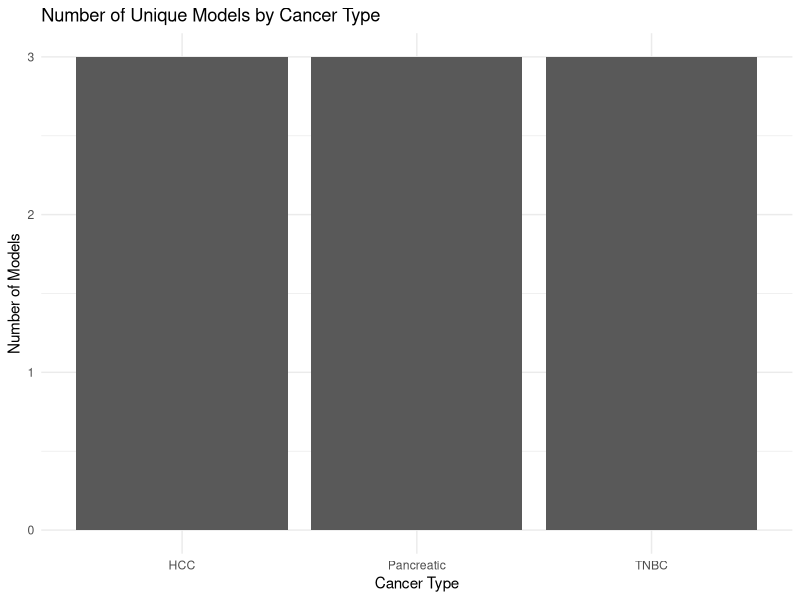
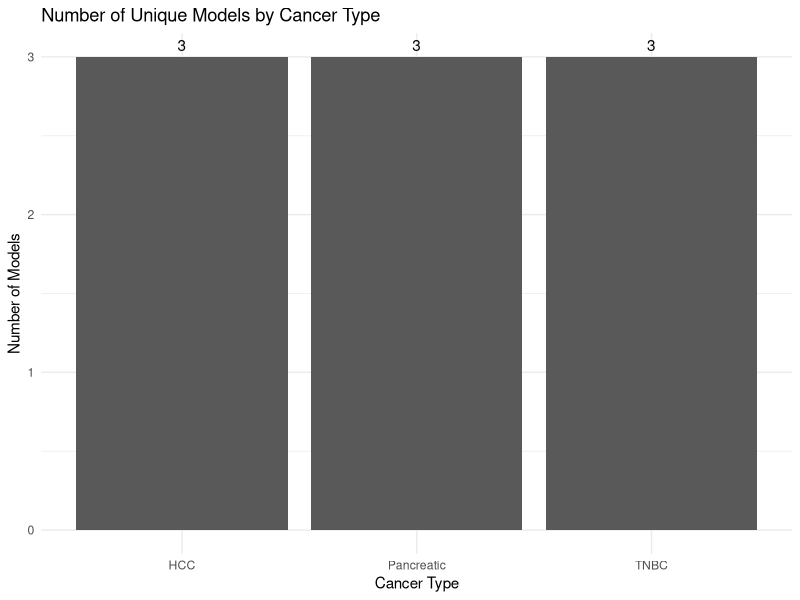
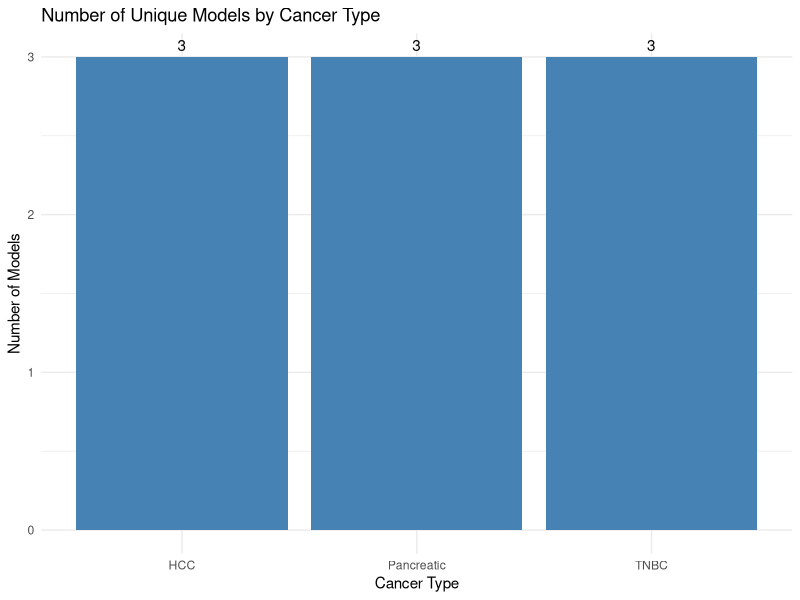

Generate these figures, in order, with R: (Note: this script raises an error after producing the figures.)
library(dplyr)
library(ggplot2)
library(readr)

week4_data <- data.frame(
  model_id = c(
    "MOO1", "MOO1", "MOO2", "MOO2", "MOO3", "MOO3", "MOO4", "MOO4", "MOO5", "MOO5", "MOO6", "MOO6", "MOO7", "MOO7", "MOO8", "MOO8", "MOO9", "MOO9", "MOO2", NA
  ),
  
  cancer = c(
    "HCC", "HCC", "HCC", "HCC",
    "HCC", "HCC",
    "TNBC", "TNBC", "TNBC", "TNBC",
    "TNBC", "TNBC",
    "Pancreatic", "Pancreatic",
    "Pancreatic", "Pancreatic",
    "Pancreatic", "Pancreatic",
    "HCC", "HCC"
  ),
  
  drug = c(
    "Drug_A", "Drug_B", "Drug_A", "Drug_B",
    "Drug_A", "Drug_B", "Drug_A", "Drug_B",
    "Drug_A", "Drug_B", "Drug_A", "Drug_B",
    "Drug_A", "Drug_B", "Drug_A", "Drug_B",
    "Drug_A", "Drug_B", "Drug_A", "Drug_A"
  ),
  
  response = c(
    0.75, 0.62, 0.81, 0.70,
    0.55, 0.48, 0.66, 0.59,
    0.72, 0.64, 0.68, 0.57,
    0.83, 0.74, 0.61, 0.53,
    0.79, 0.69, 0.81, 0.69
  )
)
print(week4_data)

View(week4_data)

dim(week4_data)

names(week4_data)

str(week4_data)

duplicated(week4_data)

sum(duplicated(week4_data))

week4_nodup <- distinct(week4_data)
dim(week4_nodup)

is.na(week4_nodup$model_id)
sum(is.na(week4_nodup$model_id))
week4_nodup[is.na(week4_nodup$model_id),]

week4_clean <- week4_nodup %>%
  filter(!is.na(model_id))

models <- distinct(week4_clean, model_id, cancer)

dim(models)

nrow(models)

counts <- count(models, cancer)

print(counts)

count(week4_clean, cancer)
count(models, cancer)

install.packages("ggplot2")

ggplot(counts, aes(x = cancer, y = n)) +
  geom_col() +
  labs(
    title = "Number of Unique Models by Cancer Type",
    x = "Cancer Type",
    y = "Number of Models"
  ) +
  theme_minimal()

ggplot(counts, aes(x = cancer, y = n)) +
  geom_col() +
  geom_text(aes(label = n), vjust = -0.5) +
  labs(
    title = "Number of Unique Models by Cancer Type",
    x = "Cancer Type",
    y = "Number of Models"
  ) +
  theme_minimal()


ggplot(counts, aes(x = cancer, y = n)) +
  geom_col(fill = "steelblue") +
  geom_text(aes(label = n), vjust = -0.5) +
  labs(
    title = "Number of Unique Models by Cancer Type",
    x = "Cancer Type",
    y = "Number of Models"
  ) +
  theme_minimal()


write.csv(toy1, "data_practice/W4toy1.csv", row.names = FALSE)

write.csv(week4_data, "data_practice/week4_data.csv", row.names = FALSE)

write.csv(week4_clean, "data_practice/week4_clean.csv", row.names = FALSE)

write.csv(models, "data_practice/W4_models.csv", row.names = FALSE)

write.csv(counts, "data_practice/W4_counts.csv", row.names = FALSE)

write.csv(week4_nodup, "GitHub/R-learning/data_practice/W4_nodup.csv", row.names = FALSE)

dir.create("data_practice", showWarnings = FALSE)
list.files("data_practice")
